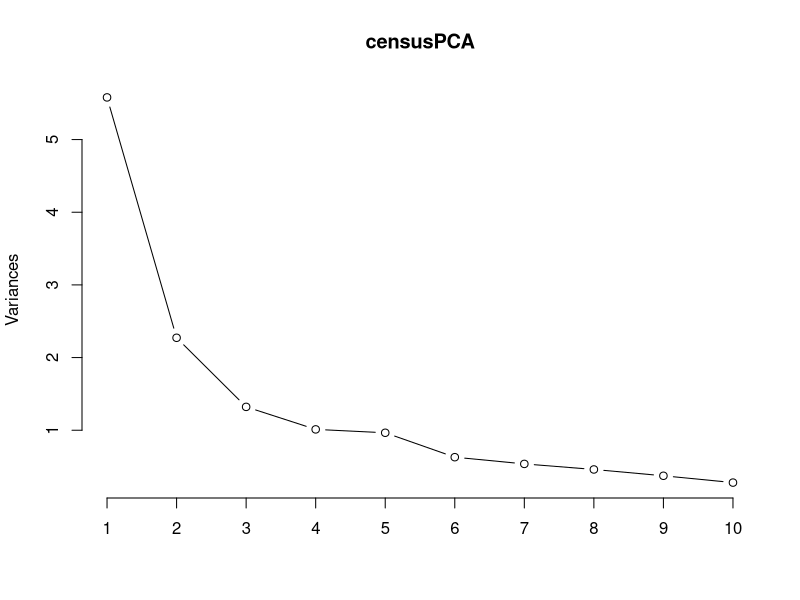
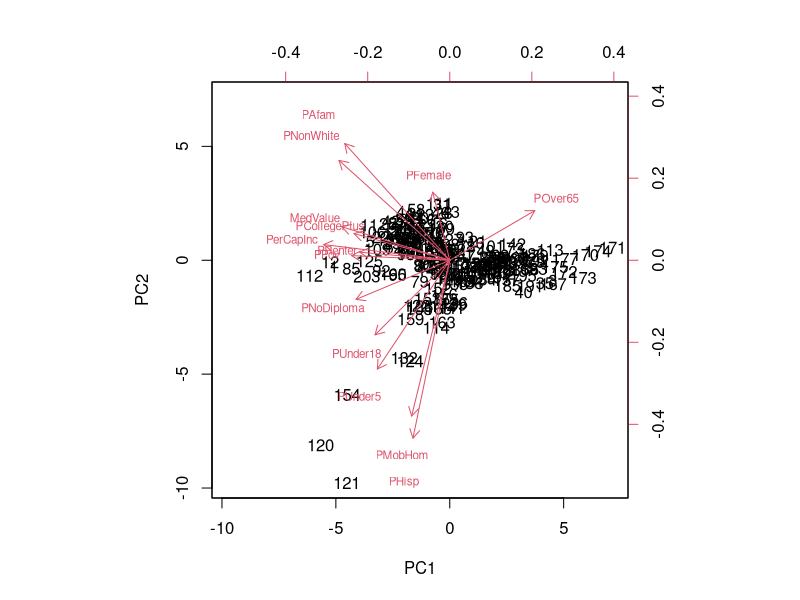
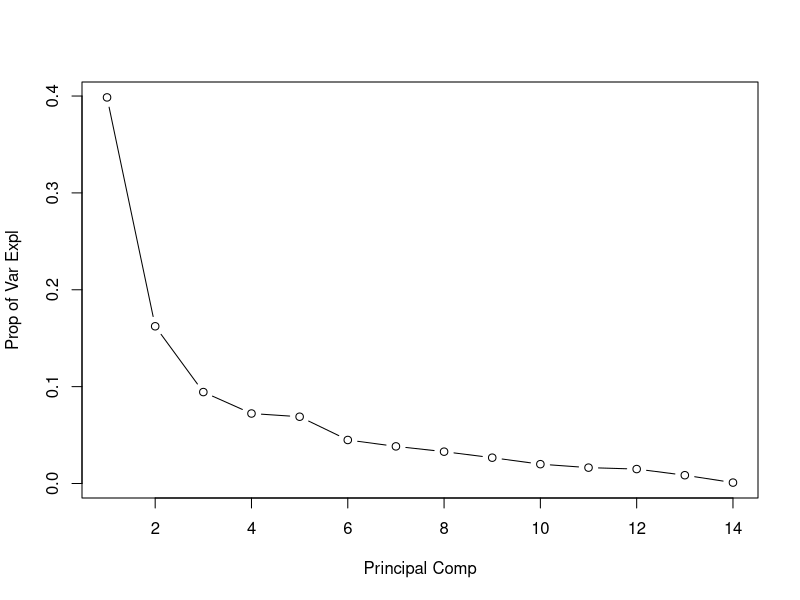
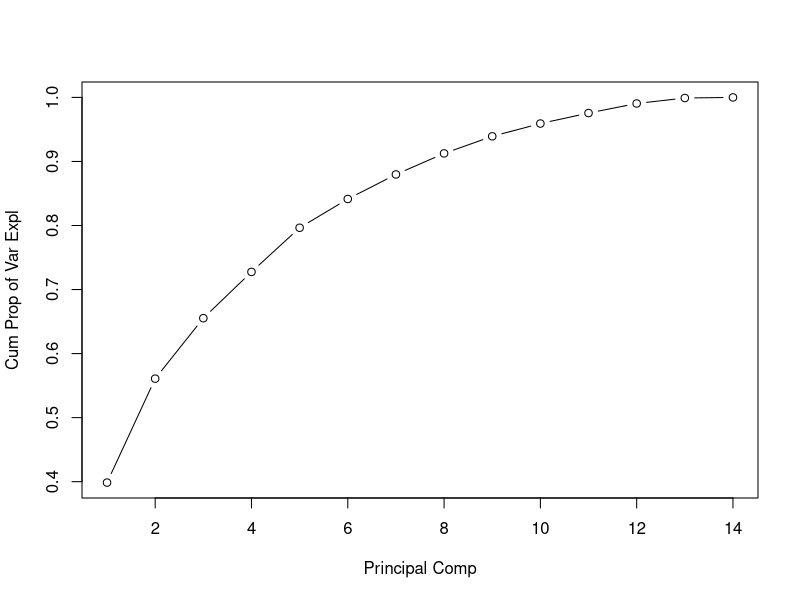
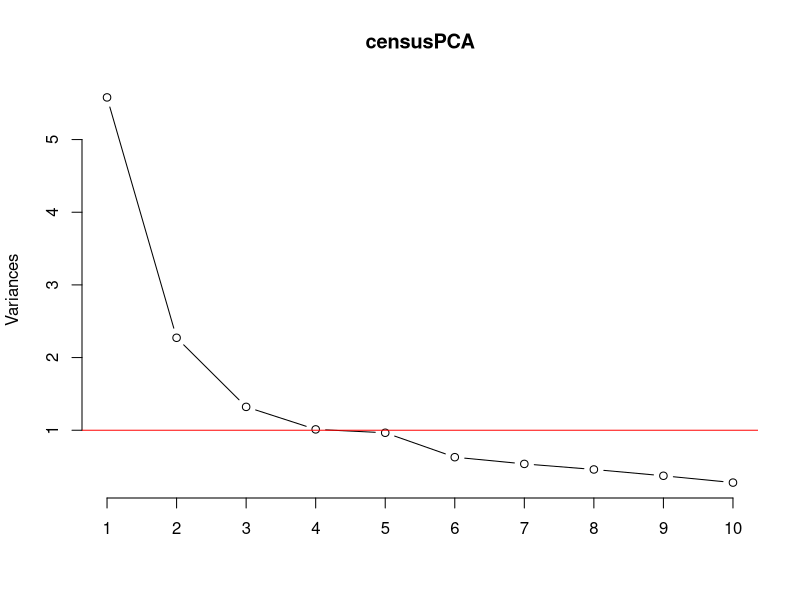

Reproduce these figures in R, in order.
library(tidyverse)

setwd("~/Documents/GitHub/ChathamData")
census <- read_csv("censusClean.csv", na="")
census <- as_data_frame(census)

colnames(census)

#replace missing values with median
sapply(census,function(x) sum(is.na(x)))
census$PerCapInc[is.na(census$PerCapInc)] <- median(census$PerCapInc,na.rm = T)
census$MedValue[is.na(census$MedValue)] <- median(census$MedValue,na.rm = T)

#reverse direction of vars so higher values for all = higher vuln
census_trans <- transform(census,
                          PCollegePlus=-PCollegePlus,
                          MedValue = -MedValue,
                          PerCapInc = -PerCapInc)
#log transform
#log.census <- log(census_trans[5:18])



all <- census_trans[,5:18]
#apply pca
censusPCA <- prcomp(all,
                    center = TRUE,
                    scale. = TRUE)

#look at results in different ways
print(censusPCA)
plot(censusPCA, type = "lines")
summary(censusPCA)
biplot(censusPCA, scale=0, cex=c(1,0.7))

#compute st. dev. and variance
stddev <- censusPCA$sdev
pr_var <- stddev^2
pr_var[1:10]

#scree plot
propvarex <- pr_var/sum(pr_var) #proportion of variance explained by each component
propvarex
plot(propvarex, xlab = "Principal Comp", ylab = "Prop of Var Expl", type = "b")
plot(cumsum(propvarex), xlab = "Principal Comp", ylab = "Cum Prop of Var Expl", type = "b")

#Kaiser eigenvalue-greater-than-one rule
plot(censusPCA, type="line")
abline(h=1,col="red")
censusPCA$sdev^2
#4 components meet the criterion 

PCArot <- censusPCA$rotation[,1:4]
#PCArot_trans <- as.matrix(transform(PCArot,PC1=-PC1))

#varimax rotation
#vmx <- varimax(PCArot_trans,normalize=FALSE)
vmx <- varimax(PCArot,normalize=FALSE)

#scores
scores<-top4<-censusPCA$x[,1:4]
scoresTrans <- transform(as_data_frame(scores),PC1=-PC1) #change cardinality of PC1

#apply varimax rotation to scores
#scores_rotate<-scores %*% vmx$rotmat
scores_rotate <- as.matrix(scoresTrans) %*% vmx$rotmat

#use proportion of variance explained as weighting scheme
var_perc<-data.matrix(propvarex[1:4])
#data.matrix(scores_rotate)

#calculate weighted sum and apply z standardization
sumscores<-scale(data.matrix(scores_rotate)  %*% var_perc)
Svi <- cbind(census_trans[,(1:4)],sumscores)

#write to csv
write.csv(Svi,file = "svi_output.csv",row.names = FALSE)




